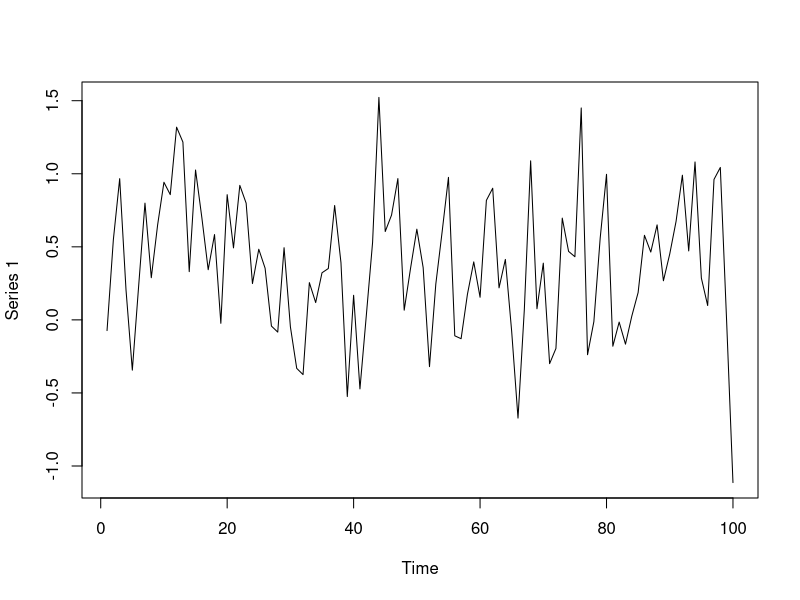

The R script that drew this image:
rm(list=ls())  ## clear the workspace

N <- 100

error <- rnorm(N)
y <- matrix(0,N,1)

# Simulate data from an AR(1) model
phi0 <- 0.45
c0 <- 0.1
mu0 <- c0 / (1-phi0)
var0 <- 0.25

stddev0 <- sqrt(var0/(1-phi0^2)) 

y[1] <- rnorm(1, mean=mu0, sd=stddev0)
for (i in 2:N){
  y[i] <- c0 + phi0*y[i-1] + sqrt(var0)*error[i]
}	

plot(ts(y))


like_exact <- function(pars){

	  c1   <- pars[1]
	  phi1 <- pars[2]
	  var1 <- pars[3]
  
	  mu1  <- c1/(1-phi1)

	  loglike <- matrix(0,N,1)
	  loglike[1] <- -0.5*log(2*pi) - 0.5*log( var1/(1-phi1^2) ) - 0.5* (y[1] - mu1)^2 / (var1/(1-phi1^2)) 

	  for (i in 2:N){
		    loglike[i] <- -0.5*log(2*pi) - 0.5*log( var1 ) - 0.5* (y[i] - c1 - phi1*y[i-1])^2 / var1  
	  }	
	  return(sum(loglike))
}


like_cond <- function(pars){

	  c1   <- pars[1]
	  phi1 <- pars[2]
	  var1 <- pars[3]
  
	  mu1  <- c1/(1-phi1)

	  loglike <- matrix(0,N,1)

	  for (i in 2:N){
		    loglike[i] <- -0.5*log(2*pi) - 0.5*log( var1 ) - 0.5* (y[i] - c1 - phi1*y[i-1])^2 / var1  
	  }	
	  return(sum(loglike[2:N]))
}



pars0 <- c(0,0,1)
temp <- optim(pars0,like_exact,method="L-BFGS-B",control=list(fnscale=-1),lower=c(-100,-0.99,0.000001),upper=c(100,0.99,100),hessian=TRUE)

c(c0,phi0,var0)
temp$par


pars0 <- c(0,0,1)
temp <- optim(pars0,like_cond,method="L-BFGS-B",control=list(fnscale=-1),lower=c(-100,-0.99,0.000001),upper=c(100,0.99,100),hessian=TRUE)

c(c0,phi0,var0)
temp$par

# compare with OLS

ones <- matrix(1,N-1,1)
Y <- y[2:N]
X <- cbind(ones,y[1:(N-1)])

betahat <- solve( t(X)%*%X ) %*% t(X) %*% Y

betahat

Yhat <- X %*% betahat
ehat <- Y - Yhat

mean(ehat^2)
				


